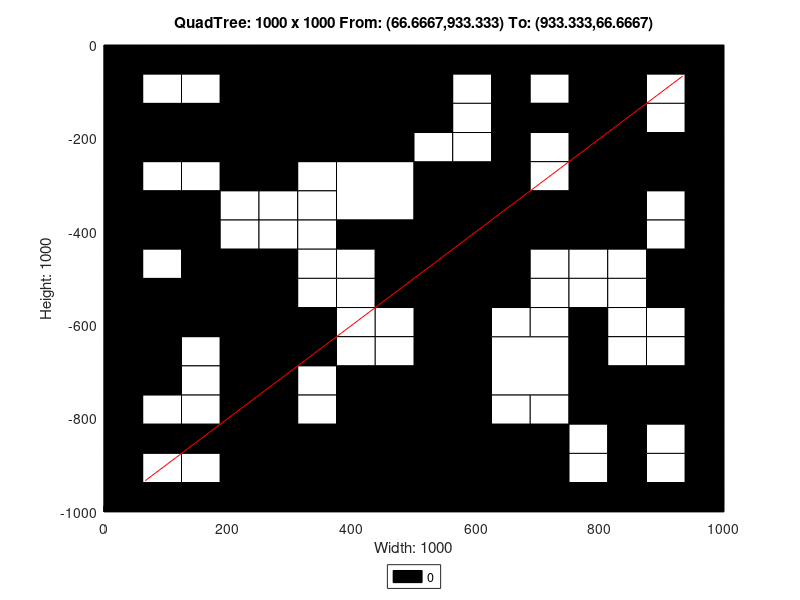

Source code (MATLAB):
axis([0 1000 -1000 0]);
title('QuadTree: 1000 x 1000 From: (66.6667,933.333) To: (933.333,66.6667)');
xlabel('Width: 1000');
ylabel('Height: 1000');
rectangle('Position',[250 -250 250 250], 'FaceColor',[0 0 0]);
rectangle('Position',[0 -250 125 125], 'FaceColor',[0 0 0]);
rectangle('Position',[125 -250 125 125], 'FaceColor',[0 0 0]);
rectangle('Position',[375 -375 125 125], 'FaceColor',[1 1 1]);
rectangle('Position',[750 -125 125 125], 'FaceColor',[0 0 0]);
rectangle('Position',[750 -250 125 125], 'FaceColor',[0 0 0]);
rectangle('Position',[500 -375 125 125], 'FaceColor',[0 0 0]);
rectangle('Position',[500 -500 125 125], 'FaceColor',[0 0 0]);
rectangle('Position',[750 -375 125 125], 'FaceColor',[0 0 0]);
rectangle('Position',[0 -625 125 125], 'FaceColor',[0 0 0]);
rectangle('Position',[125 -625 125 125], 'FaceColor',[0 0 0]);
rectangle('Position',[0 -750 125 125], 'FaceColor',[0 0 0]);
rectangle('Position',[375 -875 125 125], 'FaceColor',[0 0 0]);
rectangle('Position',[250 -1000 125 125], 'FaceColor',[0 0 0]);
rectangle('Position',[375 -1000 125 125], 'FaceColor',[0 0 0]);
rectangle('Position',[500 -625 125 125], 'FaceColor',[0 0 0]);
rectangle('Position',[500 -750 125 125], 'FaceColor',[0 0 0]);
rectangle('Position',[625 -750 125 125], 'FaceColor',[1 1 1]);
rectangle('Position',[500 -875 125 125], 'FaceColor',[0 0 0]);
rectangle('Position',[500 -1000 125 125], 'FaceColor',[0 0 0]);
rectangle('Position',[625 -1000 125 125], 'FaceColor',[0 0 0]);
rectangle('Position',[0 -62.5 62.5 62.5], 'FaceColor',[0 0 0]);
rectangle('Position',[62.5 -62.5 62.5 62.5], 'FaceColor',[0 0 0]);
rectangle('Position',[0 -125 62.5 62.5], 'FaceColor',[0 0 0]);
rectangle('Position',[62.5 -125 62.5 62.5], 'FaceColor',[1 1 1]);
rectangle('Position',[125 -62.5 62.5 62.5], 'FaceColor',[0 0 0]);
rectangle('Position',[187.5 -62.5 62.5 62.5], 'FaceColor',[0 0 0]);
rectangle('Position',[125 -125 62.5 62.5], 'FaceColor',[1 1 1]);
rectangle('Position',[187.5 -125 62.5 62.5], 'FaceColor',[0 0 0]);
rectangle('Position',[0 -312.5 62.5 62.5], 'FaceColor',[0 0 0]);
rectangle('Position',[62.5 -312.5 62.5 62.5], 'FaceColor',[1 1 1]);
rectangle('Position',[0 -375 62.5 62.5], 'FaceColor',[0 0 0]);
rectangle('Position',[62.5 -375 62.5 62.5], 'FaceColor',[0 0 0]);
rectangle('Position',[125 -312.5 62.5 62.5], 'FaceColor',[1 1 1]);
rectangle('Position',[187.5 -312.5 62.5 62.5], 'FaceColor',[0 0 0]);
rectangle('Position',[125 -375 62.5 62.5], 'FaceColor',[0 0 0]);
rectangle('Position',[187.5 -375 62.5 62.5], 'FaceColor',[1 1 1]);
rectangle('Position',[0 -437.5 62.5 62.5], 'FaceColor',[0 0 0]);
rectangle('Position',[62.5 -437.5 62.5 62.5], 'FaceColor',[0 0 0]);
rectangle('Position',[0 -500 62.5 62.5], 'FaceColor',[0 0 0]);
rectangle('Position',[62.5 -500 62.5 62.5], 'FaceColor',[1 1 1]);
rectangle('Position',[125 -437.5 62.5 62.5], 'FaceColor',[0 0 0]);
rectangle('Position',[187.5 -437.5 62.5 62.5], 'FaceColor',[1 1 1]);
rectangle('Position',[125 -500 62.5 62.5], 'FaceColor',[0 0 0]);
rectangle('Position',[187.5 -500 62.5 62.5], 'FaceColor',[0 0 0]);
rectangle('Position',[250 -312.5 62.5 62.5], 'FaceColor',[0 0 0]);
rectangle('Position',[312.5 -312.5 62.5 62.5], 'FaceColor',[1 1 1]);
rectangle('Position',[250 -375 62.5 62.5], 'FaceColor',[1 1 1]);
rectangle('Position',[312.5 -375 62.5 62.5], 'FaceColor',[1 1 1]);
rectangle('Position',[250 -437.5 62.5 62.5], 'FaceColor',[1 1 1]);
rectangle('Position',[312.5 -437.5 62.5 62.5], 'FaceColor',[1 1 1]);
rectangle('Position',[250 -500 62.5 62.5], 'FaceColor',[0 0 0]);
rectangle('Position',[312.5 -500 62.5 62.5], 'FaceColor',[1 1 1]);
rectangle('Position',[375 -437.5 62.5 62.5], 'FaceColor',[0 0 0]);
rectangle('Position',[437.5 -437.5 62.5 62.5], 'FaceColor',[0 0 0]);
rectangle('Position',[375 -500 62.5 62.5], 'FaceColor',[1 1 1]);
rectangle('Position',[437.5 -500 62.5 62.5], 'FaceColor',[0 0 0]);
rectangle('Position',[500 -62.5 62.5 62.5], 'FaceColor',[0 0 0]);
rectangle('Position',[562.5 -62.5 62.5 62.5], 'FaceColor',[0 0 0]);
rectangle('Position',[500 -125 62.5 62.5], 'FaceColor',[0 0 0]);
rectangle('Position',[562.5 -125 62.5 62.5], 'FaceColor',[1 1 1]);
rectangle('Position',[625 -62.5 62.5 62.5], 'FaceColor',[0 0 0]);
rectangle('Position',[687.5 -62.5 62.5 62.5], 'FaceColor',[0 0 0]);
rectangle('Position',[625 -125 62.5 62.5], 'FaceColor',[0 0 0]);
rectangle('Position',[687.5 -125 62.5 62.5], 'FaceColor',[1 1 1]);
rectangle('Position',[500 -187.5 62.5 62.5], 'FaceColor',[0 0 0]);
rectangle('Position',[562.5 -187.5 62.5 62.5], 'FaceColor',[1 1 1]);
rectangle('Position',[500 -250 62.5 62.5], 'FaceColor',[1 1 1]);
rectangle('Position',[562.5 -250 62.5 62.5], 'FaceColor',[1 1 1]);
rectangle('Position',[625 -187.5 62.5 62.5], 'FaceColor',[0 0 0]);
rectangle('Position',[687.5 -187.5 62.5 62.5], 'FaceColor',[0 0 0]);
rectangle('Position',[625 -250 62.5 62.5], 'FaceColor',[0 0 0]);
rectangle('Position',[687.5 -250 62.5 62.5], 'FaceColor',[1 1 1]);
rectangle('Position',[875 -62.5 62.5 62.5], 'FaceColor',[0 0 0]);
rectangle('Position',[937.5 -62.5 62.5 62.5], 'FaceColor',[0 0 0]);
rectangle('Position',[875 -125 62.5 62.5], 'FaceColor',[1 1 1]);
rectangle('Position',[937.5 -125 62.5 62.5], 'FaceColor',[0 0 0]);
rectangle('Position',[875 -187.5 62.5 62.5], 'FaceColor',[1 1 1]);
rectangle('Position',[937.5 -187.5 62.5 62.5], 'FaceColor',[0 0 0]);
rectangle('Position',[875 -250 62.5 62.5], 'FaceColor',[0 0 0]);
rectangle('Position',[937.5 -250 62.5 62.5], 'FaceColor',[0 0 0]);
rectangle('Position',[625 -312.5 62.5 62.5], 'FaceColor',[0 0 0]);
rectangle('Position',[687.5 -312.5 62.5 62.5], 'FaceColor',[1 1 1]);
rectangle('Position',[625 -375 62.5 62.5], 'FaceColor',[0 0 0]);
rectangle('Position',[687.5 -375 62.5 62.5], 'FaceColor',[0 0 0]);
rectangle('Position',[625 -437.5 62.5 62.5], 'FaceColor',[0 0 0]);
rectangle('Position',[687.5 -437.5 62.5 62.5], 'FaceColor',[0 0 0]);
rectangle('Position',[625 -500 62.5 62.5], 'FaceColor',[0 0 0]);
rectangle('Position',[687.5 -500 62.5 62.5], 'FaceColor',[1 1 1]);
rectangle('Position',[875 -312.5 62.5 62.5], 'FaceColor',[0 0 0]);
rectangle('Position',[937.5 -312.5 62.5 62.5], 'FaceColor',[0 0 0]);
rectangle('Position',[875 -375 62.5 62.5], 'FaceColor',[1 1 1]);
rectangle('Position',[937.5 -375 62.5 62.5], 'FaceColor',[0 0 0]);
rectangle('Position',[750 -437.5 62.5 62.5], 'FaceColor',[0 0 0]);
rectangle('Position',[812.5 -437.5 62.5 62.5], 'FaceColor',[0 0 0]);
rectangle('Position',[750 -500 62.5 62.5], 'FaceColor',[1 1 1]);
rectangle('Position',[812.5 -500 62.5 62.5], 'FaceColor',[1 1 1]);
rectangle('Position',[875 -437.5 62.5 62.5], 'FaceColor',[1 1 1]);
rectangle('Position',[937.5 -437.5 62.5 62.5], 'FaceColor',[0 0 0]);
rectangle('Position',[875 -500 62.5 62.5], 'FaceColor',[0 0 0]);
rectangle('Position',[937.5 -500 62.5 62.5], 'FaceColor',[0 0 0]);
rectangle('Position',[125 -687.5 62.5 62.5], 'FaceColor',[1 1 1]);
rectangle('Position',[187.5 -687.5 62.5 62.5], 'FaceColor',[0 0 0]);
rectangle('Position',[125 -750 62.5 62.5], 'FaceColor',[1 1 1]);
rectangle('Position',[187.5 -750 62.5 62.5], 'FaceColor',[0 0 0]);
rectangle('Position',[250 -562.5 62.5 62.5], 'FaceColor',[0 0 0]);
rectangle('Position',[312.5 -562.5 62.5 62.5], 'FaceColor',[1 1 1]);
rectangle('Position',[250 -625 62.5 62.5], 'FaceColor',[0 0 0]);
rectangle('Position',[312.5 -625 62.5 62.5], 'FaceColor',[0 0 0]);
rectangle('Position',[375 -562.5 62.5 62.5], 'FaceColor',[1 1 1]);
rectangle('Position',[437.5 -562.5 62.5 62.5], 'FaceColor',[0 0 0]);
rectangle('Position',[375 -625 62.5 62.5], 'FaceColor',[1 1 1]);
rectangle('Position',[437.5 -625 62.5 62.5], 'FaceColor',[1 1 1]);
rectangle('Position',[250 -687.5 62.5 62.5], 'FaceColor',[0 0 0]);
rectangle('Position',[312.5 -687.5 62.5 62.5], 'FaceColor',[0 0 0]);
rectangle('Position',[250 -750 62.5 62.5], 'FaceColor',[0 0 0]);
rectangle('Position',[312.5 -750 62.5 62.5], 'FaceColor',[1 1 1]);
rectangle('Position',[375 -687.5 62.5 62.5], 'FaceColor',[1 1 1]);
rectangle('Position',[437.5 -687.5 62.5 62.5], 'FaceColor',[1 1 1]);
rectangle('Position',[375 -750 62.5 62.5], 'FaceColor',[0 0 0]);
rectangle('Position',[437.5 -750 62.5 62.5], 'FaceColor',[0 0 0]);
rectangle('Position',[0 -812.5 62.5 62.5], 'FaceColor',[0 0 0]);
rectangle('Position',[62.5 -812.5 62.5 62.5], 'FaceColor',[1 1 1]);
rectangle('Position',[0 -875 62.5 62.5], 'FaceColor',[0 0 0]);
rectangle('Position',[62.5 -875 62.5 62.5], 'FaceColor',[0 0 0]);
rectangle('Position',[125 -812.5 62.5 62.5], 'FaceColor',[1 1 1]);
rectangle('Position',[187.5 -812.5 62.5 62.5], 'FaceColor',[0 0 0]);
rectangle('Position',[125 -875 62.5 62.5], 'FaceColor',[0 0 0]);
rectangle('Position',[187.5 -875 62.5 62.5], 'FaceColor',[0 0 0]);
rectangle('Position',[0 -937.5 62.5 62.5], 'FaceColor',[0 0 0]);
rectangle('Position',[62.5 -937.5 62.5 62.5], 'FaceColor',[1 1 1]);
rectangle('Position',[0 -1000 62.5 62.5], 'FaceColor',[0 0 0]);
rectangle('Position',[62.5 -1000 62.5 62.5], 'FaceColor',[0 0 0]);
rectangle('Position',[125 -937.5 62.5 62.5], 'FaceColor',[1 1 1]);
rectangle('Position',[187.5 -937.5 62.5 62.5], 'FaceColor',[0 0 0]);
rectangle('Position',[125 -1000 62.5 62.5], 'FaceColor',[0 0 0]);
rectangle('Position',[187.5 -1000 62.5 62.5], 'FaceColor',[0 0 0]);
rectangle('Position',[250 -812.5 62.5 62.5], 'FaceColor',[0 0 0]);
rectangle('Position',[312.5 -812.5 62.5 62.5], 'FaceColor',[1 1 1]);
rectangle('Position',[250 -875 62.5 62.5], 'FaceColor',[0 0 0]);
rectangle('Position',[312.5 -875 62.5 62.5], 'FaceColor',[0 0 0]);
rectangle('Position',[625 -562.5 62.5 62.5], 'FaceColor',[0 0 0]);
rectangle('Position',[687.5 -562.5 62.5 62.5], 'FaceColor',[1 1 1]);
rectangle('Position',[625 -625 62.5 62.5], 'FaceColor',[1 1 1]);
rectangle('Position',[687.5 -625 62.5 62.5], 'FaceColor',[1 1 1]);
rectangle('Position',[750 -562.5 62.5 62.5], 'FaceColor',[1 1 1]);
rectangle('Position',[812.5 -562.5 62.5 62.5], 'FaceColor',[1 1 1]);
rectangle('Position',[750 -625 62.5 62.5], 'FaceColor',[0 0 0]);
rectangle('Position',[812.5 -625 62.5 62.5], 'FaceColor',[1 1 1]);
rectangle('Position',[875 -562.5 62.5 62.5], 'FaceColor',[0 0 0]);
rectangle('Position',[937.5 -562.5 62.5 62.5], 'FaceColor',[0 0 0]);
rectangle('Position',[875 -625 62.5 62.5], 'FaceColor',[1 1 1]);
rectangle('Position',[937.5 -625 62.5 62.5], 'FaceColor',[0 0 0]);
rectangle('Position',[750 -687.5 62.5 62.5], 'FaceColor',[0 0 0]);
rectangle('Position',[812.5 -687.5 62.5 62.5], 'FaceColor',[1 1 1]);
rectangle('Position',[750 -750 62.5 62.5], 'FaceColor',[0 0 0]);
rectangle('Position',[812.5 -750 62.5 62.5], 'FaceColor',[0 0 0]);
rectangle('Position',[875 -687.5 62.5 62.5], 'FaceColor',[1 1 1]);
rectangle('Position',[937.5 -687.5 62.5 62.5], 'FaceColor',[0 0 0]);
rectangle('Position',[875 -750 62.5 62.5], 'FaceColor',[0 0 0]);
rectangle('Position',[937.5 -750 62.5 62.5], 'FaceColor',[0 0 0]);
rectangle('Position',[625 -812.5 62.5 62.5], 'FaceColor',[1 1 1]);
rectangle('Position',[687.5 -812.5 62.5 62.5], 'FaceColor',[1 1 1]);
rectangle('Position',[625 -875 62.5 62.5], 'FaceColor',[0 0 0]);
rectangle('Position',[687.5 -875 62.5 62.5], 'FaceColor',[0 0 0]);
rectangle('Position',[750 -812.5 62.5 62.5], 'FaceColor',[0 0 0]);
rectangle('Position',[812.5 -812.5 62.5 62.5], 'FaceColor',[0 0 0]);
rectangle('Position',[750 -875 62.5 62.5], 'FaceColor',[1 1 1]);
rectangle('Position',[812.5 -875 62.5 62.5], 'FaceColor',[0 0 0]);
rectangle('Position',[875 -812.5 62.5 62.5], 'FaceColor',[0 0 0]);
rectangle('Position',[937.5 -812.5 62.5 62.5], 'FaceColor',[0 0 0]);
rectangle('Position',[875 -875 62.5 62.5], 'FaceColor',[1 1 1]);
rectangle('Position',[937.5 -875 62.5 62.5], 'FaceColor',[0 0 0]);
rectangle('Position',[750 -937.5 62.5 62.5], 'FaceColor',[1 1 1]);
rectangle('Position',[812.5 -937.5 62.5 62.5], 'FaceColor',[0 0 0]);
rectangle('Position',[750 -1000 62.5 62.5], 'FaceColor',[0 0 0]);
rectangle('Position',[812.5 -1000 62.5 62.5], 'FaceColor',[0 0 0]);
rectangle('Position',[875 -937.5 62.5 62.5], 'FaceColor',[1 1 1]);
rectangle('Position',[937.5 -937.5 62.5 62.5], 'FaceColor',[0 0 0]);
rectangle('Position',[875 -1000 62.5 62.5], 'FaceColor',[0 0 0]);
rectangle('Position',[937.5 -1000 62.5 62.5], 'FaceColor',[0 0 0]);
X=[933.333,66.6667];
Y=[-66.6667,-933.333];
hold on;
plot(X,Y,'r');
legend('0','Location','southoutside');
